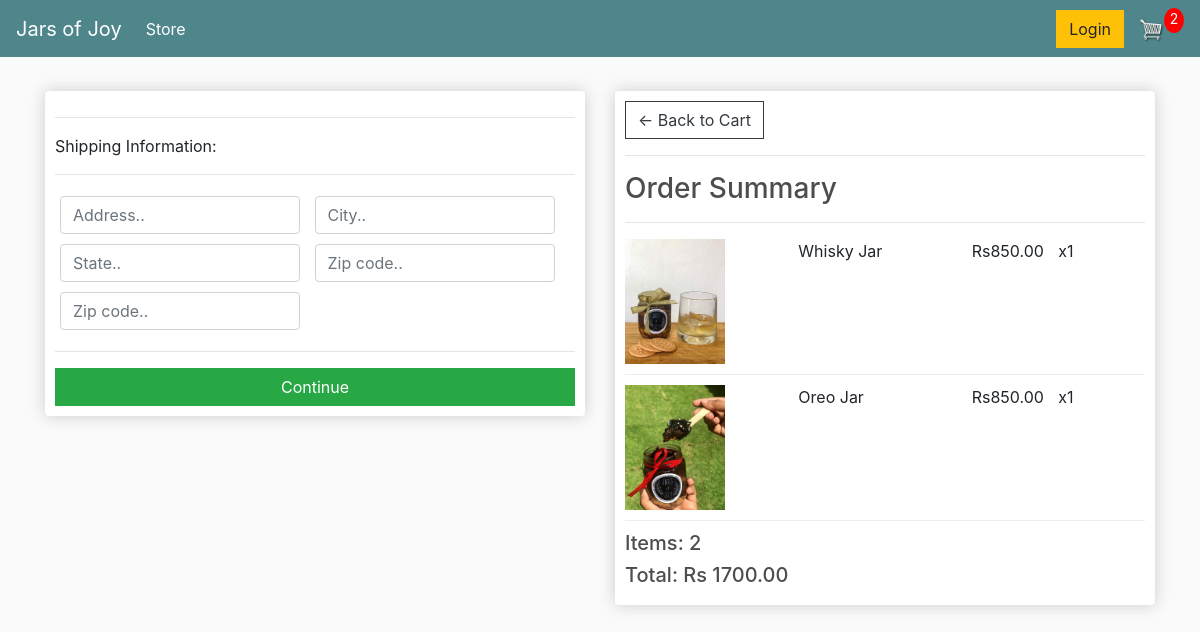
Screenshot of /checkout/ (signed in) with the database file from the repository.
### store/models.py (models this page shows, shortened)
class OrderItem(models.Model):
    product=models.ForeignKey(Product, on_delete=models.SET_NULL, null=True, blank=True)
    order=models.ForeignKey(Order,on_delete=models.SET_NULL, null=True, blank=True)
    quantity=models.IntegerField(default=0, null=True, blank=True)
    date_added=models.DateTimeField(auto_now_add=True)
    @property
    def get_total(self):
        total=self.product.price * self.quantity
        return total

class Product(models.Model):
    name = models.CharField(max_length=200, null=True)
    price = models.DecimalField(max_digits=7, decimal_places=2)
    digital = models.BooleanField(default=False, null=True, blank=False)
    image = models.ImageField(null=True, blank=True)
    @property
    def imageURL(self):
        try:
            url=self.image.url
        except:
            url=''
        return url

class Order(models.Model):
    customer=models.ForeignKey(Customer, on_delete=models.SET_NULL,null=True, blank=True)
    date_orderd=models.DateTimeField(auto_now_add=True)
    complete=models.BooleanField(default=False, null=True, blank=False)
    transaction_id=models.CharField(max_length=200,null=True)
    @property
    def shipping(self):
        shipping=False
        orderitems = self.orderitem_set.all()
        for i in orderitems:
            if i.product.digital == False:
                shipping = True
        return shipping
    @property
    def get_cart_total(self):
        orderitems = self.orderitem_set.all()
        total=sum([item.get_total for item in orderitems])
        return total
    @property
    def get_cart_items(self):
        orderitems = self.orderitem_set.all()
        total = sum([item.quantity for item in orderitems])
        return total

### store/views.py (the view)
# urls.py: path('checkout/', views.checkout, name="checkout"),
def checkout(request):
	data = cartData(request)
	cartItems = data['cartItems']
	order = data['order']
	items = data['items']
	context = {'items':items, 'order':order, 'cartItems': cartItems}
	return render(request, 'store/checkout.html', context)

### store/utils.py (called while the page is built)
def cartData(request):
    if request.user.is_authenticated:
        customer = request.user.customer
        order, created = Order.objects.get_or_create(customer=customer, complete=False)
        items = order.orderitem_set.all()
        cartItems = order.get_cart_items
    else:
        cookieData = cookieCart(request)
        cartItems = cookieData['cartItems']
        order = cookieData['order']
        items = cookieData['items']
    return{'cartItems':cartItems, 'order':order, 'items':items}

### store/templates/store/checkout.html (shortened to what this page needs)
{% extends 'store/main.html' %}
{% load static %}
{% block content %}
    <div class="row">
		<div class="col-lg-6">
			<div class="box-element" id="form-wrapper">
                <form id="form">
					<div id="shipping-info">
						<hr>
						<p>Shipping Information:</p>
						<hr>
						<div class="form-field">
							<input class="form-control" type="text" name="address" placeholder="Address..">
						</div>
						<div class="form-field">
							<input class="form-control" type="text" name="city" placeholder="City..">
						</div>
						<div class="form-field">
							<input class="form-control" type="text" name="state" placeholder="State..">
						</div>
						<div class="form-field">
							<input class="form-control" type="text" name="zipcode" placeholder="Zip code..">
						</div>
						<div class="form-field">
							<input class="form-control" type="text" name="country" placeholder="Zip code..">
						</div>
					</div>
					<hr>
					<input id="form-button" class="btn btn-success btn-block" type="submit" value="Continue">
				</form>
            </div>
			<br>
		</div>
		<div class="col-lg-6">
			<div class="box-element">
                <a  class="btn btn-outline-dark" href="{% url 'cart' %}">&#x2190; Back to Cart</a>
				<hr>
				<h3>Order Summary</h3>
				<hr>
				{% for item in items %}
				<div class="cart-row">
					<div style="flex:2"><img class="row-image" src="{{item.product.imageURL}}"></div>
					<div style="flex:2"><p>{{item.product.name}}</p></div>
					<div style="flex:1"><p>Rs{{item.product.price}}</p></div>
					<div style="flex:1"><p>x{{item.quantity}}</p></div>
				</div>
				{% endfor %}
				<h5>Items:   {{order.get_cart_items}}</h5>
				<h5>Total:   Rs {{order.get_cart_total|floatformat:2}}</h5>
			</div>
		</div>
	</div>
{% endblock content %}

### static/css/main.css (style rules this page uses)
body { background-color: hsl(0, 0%, 98%); }
h1,h2,h3,h4,h5,h6 { color:hsl(0, 0%, 30%); }
.box-element { box-shadow:hsl(0, 0%, 80%) 0 0 16px; background-color: #fff; border-radius: 4px; padding: 10px; }
.col-lg-4, .col-lg-6, .col-lg-8, .col-lg-12 { margin-top: 10px; }
.btn { border-radius: 0; }
.row-image { width: 100px; }
.form-field { width:250px; display: inline-block; padding: 5px; }
.cart-row { display: flex; align-items: flex-stretch; padding-bottom: 10px; margin-bottom: 10px; border-bottom: 1px solid #ececec; }

### rows the page displays
OrderItem: product.imageURL (picture), product.name "Whisky Jar", product.price "850.00", quantity "1"
OrderItem: product.imageURL (picture), product.name "Oreo Jar", product.price "850.00", quantity "1"
Order: get_cart_items "2", get_cart_total "1700.00"

### other values shown
{{ cartItems }} "2"
